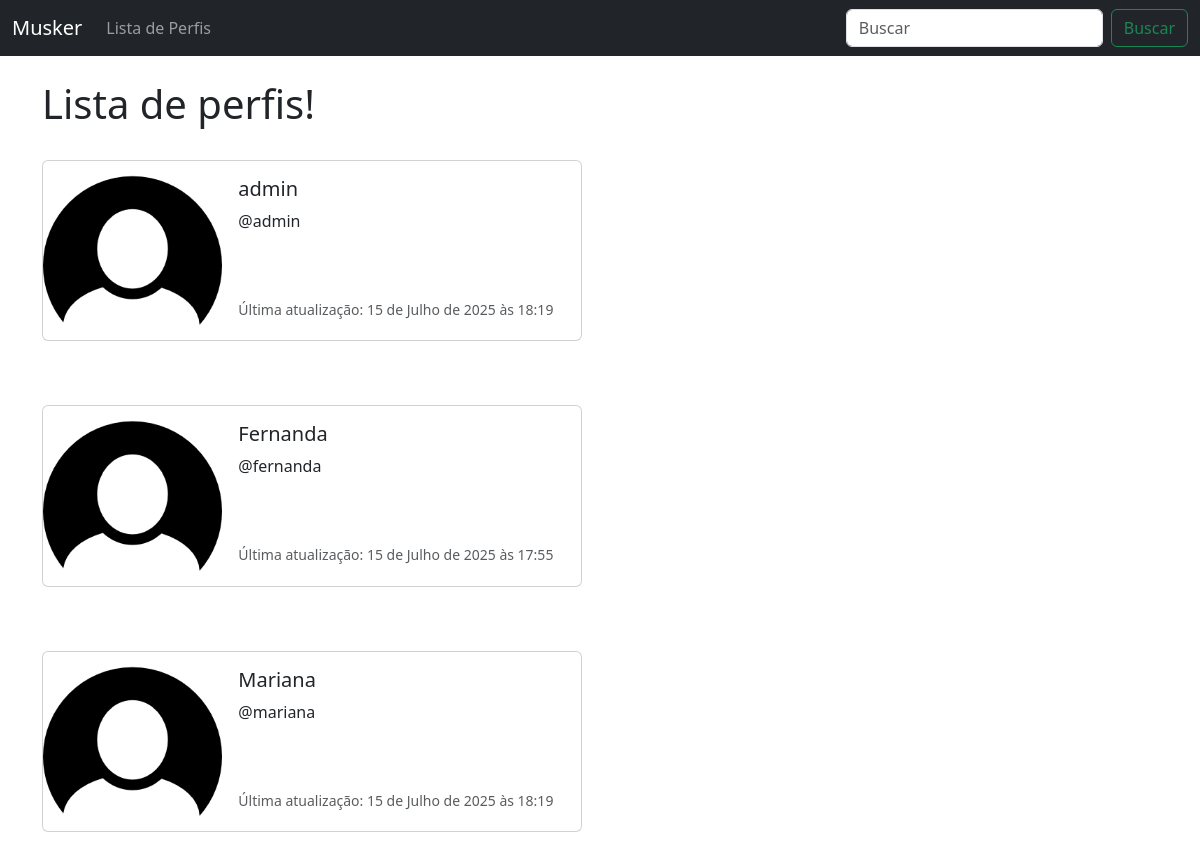
Page /profile_list/ (signed in) on the committed database.
### musker/models.py (models this page shows, shortened)
class UserProfile(models.Model):
    user = models.OneToOneField(User, on_delete=models.CASCADE)
    follows = models.ManyToManyField("self", related_name="followed_by", symmetrical=False, blank=True)
    date_modified = models.DateTimeField(User, auto_now=True)

### musker/views.py (the view)
# urls.py: path('profile_list/', views.profile_list, name='profile_list'),
def profile_list(request):
    if request.user.is_authenticated:
        profiles = UserProfile.objects.exclude(user=request.user)
        return render(request, 'profile_list.html', {"profiles": profiles})
    else:
        messages.success(request, ("Você precisa estar logado para visualizar esta página."))
        return redirect('home')

### musker/templates/profile_list.html
{% extends "base.html" %}
{% load static %}
{% block content %}
    <h1>Lista de perfis!</h1>
<br />
{% if profiles %}
    {% for profile in profiles %}
    <div class="card mb-3" style="max-width: 540px;">
        <div class="row g-0">
            <div class="col-md-4">
                <img src="{% static 'images/FotoDePefil.png' %}" class="img-fluid rounded-start" alt="Foto de perfil">
            </div>
            <div class="col-md-8">
            <div class="card-body">
                <h5 class="card-title">{{ profile.user.username }}</h5>
                <p class="card-text">@{{ profile.user.username|lower }}</p> <br/><br/>
                <p class="card-text"><small class="text-body-secondary">Última atualização: {{ profile.date_modified }}</small></p>
            </div>
            </div>
        </div>
    </div>
    <br/> <br/>
    {% endfor %}
{% endif  %}
{% endblock %}

### musker/templates/base.html (shortened to what this page needs)
<!doctype html>
<html lang="pt-br">
<head>
    <link href="https://cdn.jsdelivr.net/npm/bootstrap@5.3.7/dist/css/bootstrap.min.css" rel="stylesheet">
</head>
<body>
    {% include "navBar.html" %}
    <div class="container">
        <br />
        {% block content %}
        {% endblock %}
    </div>
</body>
</html>

### musker/templates/navBar.html (shortened to what this page needs)
<nav class="navbar navbar-expand-lg bg-dark navbar-dark">
    <div class="container-fluid">
            <a class="navbar-brand" href="{% url 'home' %}">Musker</a>
        <div class="collapse navbar-collapse" id="navbarSupportedContent">
            <ul class="navbar-nav me-auto mb-2 mb-lg-0">
                <li class="nav-item">
                    <a class="nav-link" href="{% url 'profile_list' %}">Lista de Perfis</a>
                </li>
            </ul>
            <form class="d-flex" role="search">
                <input class="form-control me-2" type="search" placeholder="Buscar" aria-label="Search"/>
                <button class="btn btn-outline-success" type="submit">Buscar</button>
            </form>
        </div>
    </div>
    </nav>

### rows in the picture
UserProfile: user.username "admin", date_modified "15 de Julho de 2025 às 18:19"
UserProfile: user.username "Fernanda", user.username "fernanda", date_modified "15 de Julho de 2025 às 17:55"
UserProfile: user.username "Mariana", user.username "mariana", date_modified "15 de Julho de 2025 às 18:19"
